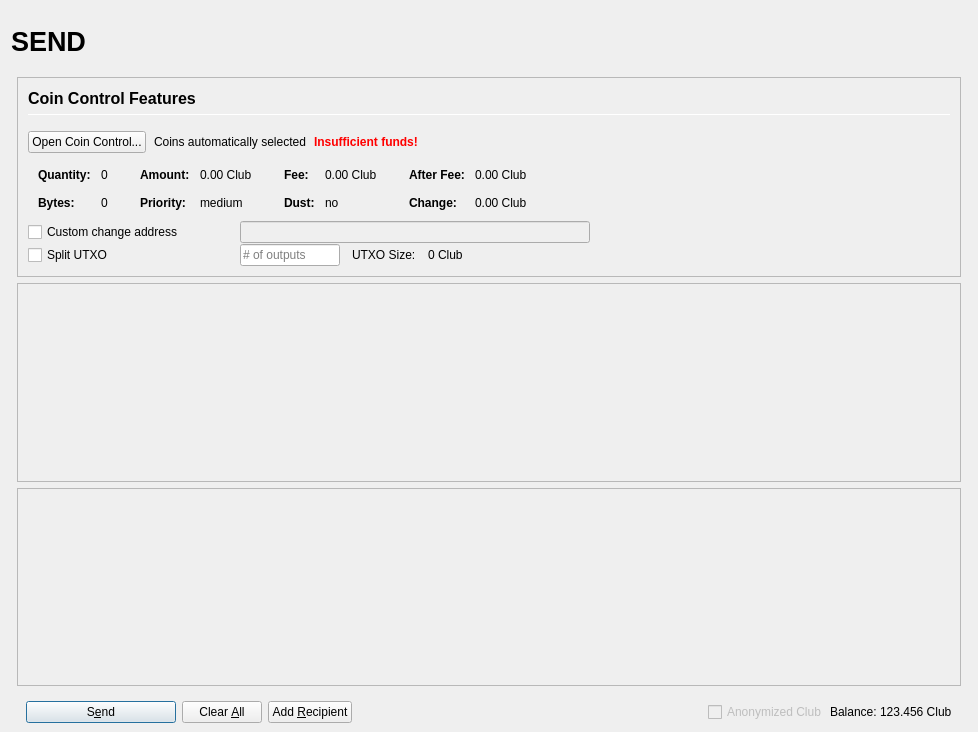
<?xml version="1.0" encoding="UTF-8"?>
<ui version="4.0">
 <class>SendCoinsDialog</class>
 <widget class="QDialog" name="SendCoinsDialog">
  <property name="enabled">
   <bool>true</bool>
  </property>
  <property name="geometry">
   <rect>
    <x>0</x>
    <y>0</y>
    <width>978</width>
    <height>732</height>
   </rect>
  </property>
  <property name="windowTitle">
   <string>Send Coins</string>
  </property>
  <layout class="QVBoxLayout" name="verticalLayout" stretch="0">
   <property name="bottomMargin">
    <number>9</number>
   </property>
   <item>
    <layout class="QVBoxLayout" name="verticalLayout_Master" stretch="0,1">
     <property name="spacing">
      <number>0</number>
     </property>
     <property name="leftMargin">
      <number>0</number>
     </property>
     <property name="topMargin">
      <number>0</number>
     </property>
     <property name="rightMargin">
      <number>0</number>
     </property>
     <property name="bottomMargin">
      <number>0</number>
     </property>
     <item>
      <widget class="QFrame" name="frame_Header">
       <layout class="QVBoxLayout" name="verticalLayout_Header" stretch="0">
        <property name="leftMargin">
         <number>0</number>
        </property>
        <property name="topMargin">
         <number>0</number>
        </property>
        <property name="rightMargin">
         <number>0</number>
        </property>
        <property name="bottomMargin">
         <number>0</number>
        </property>
        <item>
         <layout class="QHBoxLayout" name="horizontalLayout_Header" stretch="1,0,1">
          <property name="spacing">
           <number>6</number>
          </property>
          <item>
           <widget class="QLabel" name="labelOverviewHeaderLeft">
            <property name="minimumSize">
             <size>
              <width>464</width>
              <height>60</height>
             </size>
            </property>
            <property name="maximumSize">
             <size>
              <width>16777215</width>
              <height>60</height>
             </size>
            </property>
            <property name="font">
             <font>
              <pointsize>20</pointsize>
              <weight>75</weight>
              <bold>true</bold>
             </font>
            </property>
            <property name="text">
             <string>SEND</string>
            </property>
            <property name="alignment">
             <set>Qt::AlignLeading|Qt::AlignLeft|Qt::AlignVCenter</set>
            </property>
           </widget>
          </item>
          <item>
           <spacer name="horizontalSpacer_Header">
            <property name="orientation">
             <enum>Qt::Horizontal</enum>
            </property>
            <property name="sizeHint" stdset="0">
             <size>
              <width>40</width>
              <height>20</height>
             </size>
            </property>
           </spacer>
          </item>
          <item>
           <widget class="QLabel" name="labelOverviewHeaderRight">
            <property name="minimumSize">
             <size>
              <width>464</width>
              <height>60</height>
             </size>
            </property>
            <property name="maximumSize">
             <size>
              <width>16777215</width>
              <height>60</height>
             </size>
            </property>
            <property name="font">
             <font>
              <pointsize>14</pointsize>
             </font>
            </property>
            <property name="text">
             <string/>
            </property>
            <property name="alignment">
             <set>Qt::AlignRight|Qt::AlignTrailing|Qt::AlignVCenter</set>
            </property>
           </widget>
          </item>
         </layout>
        </item>
       </layout>
      </widget>
     </item>
     <item>
      <widget class="QFrame" name="frame_BG">
       <property name="minimumSize">
        <size>
         <width>0</width>
         <height>0</height>
        </size>
       </property>
       <layout class="QVBoxLayout" name="layout_BG" stretch="0,0,0,0">
        <property name="leftMargin">
         <number>6</number>
        </property>
        <property name="topMargin">
         <number>6</number>
        </property>
        <property name="rightMargin">
         <number>6</number>
        </property>
        <property name="bottomMargin">
         <number>0</number>
        </property>
        <item>
         <widget class="QFrame" name="frameCoinControl">
          <property name="sizePolicy">
           <sizepolicy hsizetype="Expanding" vsizetype="Expanding">
            <horstretch>0</horstretch>
            <verstretch>0</verstretch>
           </sizepolicy>
          </property>
          <property name="maximumSize">
           <size>
            <width>16777215</width>
            <height>16777215</height>
           </size>
          </property>
          <property name="frameShape">
           <enum>QFrame::StyledPanel</enum>
          </property>
          <property name="frameShadow">
           <enum>QFrame::Sunken</enum>
          </property>
          <layout class="QVBoxLayout" name="verticalLayoutCoinControl2">
           <property name="spacing">
            <number>0</number>
           </property>
           <property name="leftMargin">
            <number>0</number>
           </property>
           <property name="topMargin">
            <number>0</number>
           </property>
           <property name="rightMargin">
            <number>0</number>
           </property>
           <property name="bottomMargin">
            <number>0</number>
           </property>
           <item>
            <widget class="QFrame" name="frameCoinControl_BG">
             <layout class="QVBoxLayout" name="verticalLayoutCoinControl" stretch="0,0,0,0,0,0">
              <property name="spacing">
               <number>1</number>
              </property>
              <property name="leftMargin">
               <number>10</number>
              </property>
              <property name="topMargin">
               <number>10</number>
              </property>
              <item>
               <layout class="QHBoxLayout" name="horizontalLayoutCoinControl1">
                <property name="bottomMargin">
                 <number>15</number>
                </property>
                <item>
                 <layout class="QVBoxLayout" name="verticalLayout_3">
                  <property name="spacing">
                   <number>6</number>
                  </property>
                  <item>
                   <widget class="QLabel" name="labelCoinControlFeatures">
                    <property name="sizePolicy">
                     <sizepolicy hsizetype="Preferred" vsizetype="Maximum">
                      <horstretch>0</horstretch>
                      <verstretch>0</verstretch>
                     </sizepolicy>
                    </property>
                    <property name="minimumSize">
                     <size>
                      <width>0</width>
                      <height>20</height>
                     </size>
                    </property>
                    <property name="font">
                     <font>
                      <pointsize>12</pointsize>
                      <weight>75</weight>
                      <bold>true</bold>
                     </font>
                    </property>
                    <property name="styleSheet">
                     <string notr="true">font-weight:bold;</string>
                    </property>
                    <property name="text">
                     <string>Coin Control Features</string>
                    </property>
                   </widget>
                  </item>
                  <item>
                   <widget class="Line" name="line">
                    <property name="minimumSize">
                     <size>
                      <width>0</width>
                      <height>1</height>
                     </size>
                    </property>
                    <property name="maximumSize">
                     <size>
                      <width>16777215</width>
                      <height>1</height>
                     </size>
                    </property>
                    <property name="orientation">
                     <enum>Qt::Horizontal</enum>
                    </property>
                   </widget>
                  </item>
                 </layout>
                </item>
               </layout>
              </item>
              <item>
               <layout class="QHBoxLayout" name="horizontalLayoutCoinControl2" stretch="0,0,0,0">
                <property name="spacing">
                 <number>8</number>
                </property>
                <property name="bottomMargin">
                 <number>10</number>
                </property>
                <item>
                 <widget class="QPushButton" name="pushButtonCoinControl">
                  <property name="styleSheet">
                   <string notr="true"/>
                  </property>
                  <property name="text">
                   <string>Open Coin Control...</string>
                  </property>
                  <property name="autoDefault">
                   <bool>false</bool>
                  </property>
                 </widget>
                </item>
                <item>
                 <widget class="QLabel" name="labelCoinControlAutomaticallySelected">
                  <property name="text">
                   <string>Coins automatically selected</string>
                  </property>
                  <property name="margin">
                   <number>5</number>
                  </property>
                 </widget>
                </item>
                <item>
                 <widget class="QLabel" name="labelCoinControlInsuffFunds">
                  <property name="font">
                   <font>
                    <weight>75</weight>
                    <bold>true</bold>
                   </font>
                  </property>
                  <property name="styleSheet">
                   <string notr="true">color:red;font-weight:bold;</string>
                  </property>
                  <property name="text">
                   <string>Insufficient funds!</string>
                  </property>
                  <property name="margin">
                   <number>5</number>
                  </property>
                 </widget>
                </item>
                <item>
                 <spacer name="horizontalSpacerCoinControl">
                  <property name="orientation">
                   <enum>Qt::Horizontal</enum>
                  </property>
                  <property name="sizeHint" stdset="0">
                   <size>
                    <width>40</width>
                    <height>1</height>
                   </size>
                  </property>
                 </spacer>
                </item>
               </layout>
              </item>
              <item>
               <widget class="QWidget" name="widgetCoinControl" native="true">
                <property name="sizePolicy">
                 <sizepolicy hsizetype="Preferred" vsizetype="Preferred">
                  <horstretch>0</horstretch>
                  <verstretch>0</verstretch>
                 </sizepolicy>
                </property>
                <property name="minimumSize">
                 <size>
                  <width>0</width>
                  <height>0</height>
                 </size>
                </property>
                <property name="styleSheet">
                 <string notr="true"/>
                </property>
                <layout class="QHBoxLayout" name="horizontalLayoutCoinControl5">
                 <property name="leftMargin">
                  <number>0</number>
                 </property>
                 <property name="topMargin">
                  <number>0</number>
                 </property>
                 <property name="rightMargin">
                  <number>0</number>
                 </property>
                 <property name="bottomMargin">
                  <number>0</number>
                 </property>
                 <item>
                  <layout class="QHBoxLayout" name="horizontalLayoutCoinControl3" stretch="0,0,0,1">
                   <property name="spacing">
                    <number>20</number>
                   </property>
                   <property name="topMargin">
                    <number>0</number>
                   </property>
                   <property name="bottomMargin">
                    <number>10</number>
                   </property>
                   <item>
                    <layout class="QFormLayout" name="formLayoutCoinControl1">
                     <property name="horizontalSpacing">
                      <number>10</number>
                     </property>
                     <property name="verticalSpacing">
                      <number>14</number>
                     </property>
                     <property name="leftMargin">
                      <number>10</number>
                     </property>
                     <property name="topMargin">
                      <number>4</number>
                     </property>
                     <property name="rightMargin">
                      <number>6</number>
                     </property>
                     <item row="0" column="0">
                      <widget class="QLabel" name="labelCoinControlQuantityText">
                       <property name="font">
                        <font>
                         <weight>75</weight>
                         <bold>true</bold>
                        </font>
                       </property>
                       <property name="text">
                        <string>Quantity:</string>
                       </property>
                       <property name="margin">
                        <number>0</number>
                       </property>
                      </widget>
                     </item>
                     <item row="0" column="1">
                      <widget class="QLabel" name="labelCoinControlQuantity">
                       <property name="cursor">
                        <cursorShape>IBeamCursor</cursorShape>
                       </property>
                       <property name="contextMenuPolicy">
                        <enum>Qt::ActionsContextMenu</enum>
                       </property>
                       <property name="text">
                        <string notr="true">0</string>
                       </property>
                       <property name="margin">
                        <number>0</number>
                       </property>
                       <property name="textInteractionFlags">
                        <set>Qt::LinksAccessibleByMouse|Qt::TextSelectableByKeyboard|Qt::TextSelectableByMouse</set>
                       </property>
                      </widget>
                     </item>
                     <item row="1" column="0">
                      <widget class="QLabel" name="labelCoinControlBytesText">
                       <property name="font">
                        <font>
                         <weight>75</weight>
                         <bold>true</bold>
                        </font>
                       </property>
                       <property name="text">
                        <string>Bytes:</string>
                       </property>
                      </widget>
                     </item>
                     <item row="1" column="1">
                      <widget class="QLabel" name="labelCoinControlBytes">
                       <property name="cursor">
                        <cursorShape>IBeamCursor</cursorShape>
                       </property>
                       <property name="contextMenuPolicy">
                        <enum>Qt::ActionsContextMenu</enum>
                       </property>
                       <property name="text">
                        <string notr="true">0</string>
                       </property>
                       <property name="textInteractionFlags">
                        <set>Qt::LinksAccessibleByMouse|Qt::TextSelectableByKeyboard|Qt::TextSelectableByMouse</set>
                       </property>
                      </widget>
                     </item>
                    </layout>
                   </item>
                   <item>
                    <layout class="QFormLayout" name="formLayoutCoinControl2">
                     <property name="horizontalSpacing">
                      <number>10</number>
                     </property>
                     <property name="verticalSpacing">
                      <number>14</number>
                     </property>
                     <property name="leftMargin">
                      <number>6</number>
                     </property>
                     <property name="topMargin">
                      <number>4</number>
                     </property>
                     <property name="rightMargin">
                      <number>6</number>
                     </property>
                     <item row="0" column="0">
                      <widget class="QLabel" name="labelCoinControlAmountText">
                       <property name="font">
                        <font>
                         <weight>75</weight>
                         <bold>true</bold>
                        </font>
                       </property>
                       <property name="text">
                        <string>Amount:</string>
                       </property>
                       <property name="margin">
                        <number>0</number>
                       </property>
                      </widget>
                     </item>
                     <item row="0" column="1">
                      <widget class="QLabel" name="labelCoinControlAmount">
                       <property name="cursor">
                        <cursorShape>IBeamCursor</cursorShape>
                       </property>
                       <property name="contextMenuPolicy">
                        <enum>Qt::ActionsContextMenu</enum>
                       </property>
                       <property name="text">
                        <string notr="true">0.00 Club</string>
                       </property>
                       <property name="textInteractionFlags">
                        <set>Qt::LinksAccessibleByMouse|Qt::TextSelectableByKeyboard|Qt::TextSelectableByMouse</set>
                       </property>
                      </widget>
                     </item>
                     <item row="1" column="0">
                      <widget class="QLabel" name="labelCoinControlPriorityText">
                       <property name="font">
                        <font>
                         <weight>75</weight>
                         <bold>true</bold>
                        </font>
                       </property>
                       <property name="text">
                        <string>Priority:</string>
                       </property>
                      </widget>
                     </item>
                     <item row="1" column="1">
                      <widget class="QLabel" name="labelCoinControlPriority">
                       <property name="cursor">
                        <cursorShape>IBeamCursor</cursorShape>
                       </property>
                       <property name="contextMenuPolicy">
                        <enum>Qt::ActionsContextMenu</enum>
                       </property>
                       <property name="text">
                        <string>medium</string>
                       </property>
                       <property name="textInteractionFlags">
                        <set>Qt::LinksAccessibleByMouse|Qt::TextSelectableByKeyboard|Qt::TextSelectableByMouse</set>
                       </property>
                      </widget>
                     </item>
                    </layout>
                   </item>
                   <item>
                    <layout class="QFormLayout" name="formLayoutCoinControl3">
                     <property name="horizontalSpacing">
                      <number>10</number>
                     </property>
                     <property name="verticalSpacing">
                      <number>14</number>
                     </property>
                     <property name="leftMargin">
                      <number>6</number>
                     </property>
                     <property name="topMargin">
                      <number>4</number>
                     </property>
                     <property name="rightMargin">
                      <number>6</number>
                     </property>
                     <item row="0" column="0">
                      <widget class="QLabel" name="labelCoinControlFeeText">
                       <property name="font">
                        <font>
                         <weight>75</weight>
                         <bold>true</bold>
                        </font>
                       </property>
                       <property name="text">
                        <string>Fee:</string>
                       </property>
                       <property name="margin">
                        <number>0</number>
                       </property>
                      </widget>
                     </item>
                     <item row="0" column="1">
                      <widget class="QLabel" name="labelCoinControlFee">
                       <property name="cursor">
                        <cursorShape>IBeamCursor</cursorShape>
                       </property>
                       <property name="contextMenuPolicy">
                        <enum>Qt::ActionsContextMenu</enum>
                       </property>
                       <property name="text">
                        <string notr="true">0.00 Club</string>
                       </property>
                       <property name="textInteractionFlags">
                        <set>Qt::LinksAccessibleByMouse|Qt::TextSelectableByKeyboard|Qt::TextSelectableByMouse</set>
                       </property>
                      </widget>
                     </item>
                     <item row="1" column="0">
                      <widget class="QLabel" name="labelCoinControlLowOutputText">
                       <property name="font">
                        <font>
                         <weight>75</weight>
                         <bold>true</bold>
                        </font>
                       </property>
                       <property name="text">
                        <string>Dust:</string>
                       </property>
                      </widget>
                     </item>
                     <item row="1" column="1">
                      <widget class="QLabel" name="labelCoinControlLowOutput">
                       <property name="cursor">
                        <cursorShape>IBeamCursor</cursorShape>
                       </property>
                       <property name="contextMenuPolicy">
                        <enum>Qt::ActionsContextMenu</enum>
                       </property>
                       <property name="text">
                        <string>no</string>
                       </property>
                       <property name="textInteractionFlags">
                        <set>Qt::LinksAccessibleByMouse|Qt::TextSelectableByKeyboard|Qt::TextSelectableByMouse</set>
                       </property>
                      </widget>
                     </item>
                    </layout>
                   </item>
                   <item>
                    <layout class="QFormLayout" name="formLayoutCoinControl4">
                     <property name="horizontalSpacing">
                      <number>10</number>
                     </property>
                     <property name="verticalSpacing">
                      <number>14</number>
                     </property>
                     <property name="leftMargin">
                      <number>6</number>
                     </property>
                     <property name="topMargin">
                      <number>4</number>
                     </property>
                     <property name="rightMargin">
                      <number>6</number>
                     </property>
                     <item row="0" column="0">
                      <widget class="QLabel" name="labelCoinControlAfterFeeText">
                       <property name="font">
                        <font>
                         <weight>75</weight>
                         <bold>true</bold>
                        </font>
                       </property>
                       <property name="text">
                        <string>After Fee:</string>
                       </property>
                       <property name="margin">
                        <number>0</number>
                       </property>
                      </widget>
                     </item>
                     <item row="0" column="1">
                      <widget class="QLabel" name="labelCoinControlAfterFee">
                       <property name="cursor">
                        <cursorShape>IBeamCursor</cursorShape>
                       </property>
                       <property name="contextMenuPolicy">
                        <enum>Qt::ActionsContextMenu</enum>
                       </property>
                       <property name="text">
                        <string notr="true">0.00 Club</string>
                       </property>
                       <property name="textInteractionFlags">
                        <set>Qt::LinksAccessibleByMouse|Qt::TextSelectableByKeyboard|Qt::TextSelectableByMouse</set>
                       </property>
                      </widget>
                     </item>
                     <item row="1" column="0">
                      <widget class="QLabel" name="labelCoinControlChangeText">
                       <property name="font">
                        <font>
                         <weight>75</weight>
                         <bold>true</bold>
                        </font>
                       </property>
                       <property name="text">
                        <string>Change:</string>
                       </property>
                      </widget>
                     </item>
                     <item row="1" column="1">
                      <widget class="QLabel" name="labelCoinControlChange">
                       <property name="cursor">
                        <cursorShape>IBeamCursor</cursorShape>
                       </property>
                       <property name="contextMenuPolicy">
                        <enum>Qt::ActionsContextMenu</enum>
                       </property>
                       <property name="text">
                        <string notr="true">0.00 Club</string>
                       </property>
                       <property name="textInteractionFlags">
                        <set>Qt::LinksAccessibleByMouse|Qt::TextSelectableByKeyboard|Qt::TextSelectableByMouse</set>
                       </property>
                      </widget>
                     </item>
                    </layout>
                   </item>
                  </layout>
                 </item>
                </layout>
               </widget>
              </item>
              <item>
               <layout class="QHBoxLayout" name="horizontalLayoutCoinControl4">
                <property name="spacing">
                 <number>12</number>
                </property>
                <property name="sizeConstraint">
                 <enum>QLayout::SetDefaultConstraint</enum>
                </property>
                <property name="topMargin">
                 <number>0</number>
                </property>
                <property name="rightMargin">
                 <number>0</number>
                </property>
                <item>
                 <widget class="QCheckBox" name="checkBoxCoinControlChange">
                  <property name="sizePolicy">
                   <sizepolicy hsizetype="Preferred" vsizetype="Preferred">
                    <horstretch>0</horstretch>
                    <verstretch>0</verstretch>
                   </sizepolicy>
                  </property>
                  <property name="minimumSize">
                   <size>
                    <width>200</width>
                    <height>0</height>
                   </size>
                  </property>
                  <property name="maximumSize">
                   <size>
                    <width>200</width>
                    <height>16777215</height>
                   </size>
                  </property>
                  <property name="toolTip">
                   <string>If this is activated, but the change address is empty or invalid, change will be sent to a newly generated address.</string>
                  </property>
                  <property name="text">
                   <string>Custom change address</string>
                  </property>
                 </widget>
                </item>
                <item>
                 <widget class="QValidatedLineEdit" name="lineEditCoinControlChange">
                  <property name="enabled">
                   <bool>false</bool>
                  </property>
                  <property name="sizePolicy">
                   <sizepolicy hsizetype="Preferred" vsizetype="Preferred">
                    <horstretch>0</horstretch>
                    <verstretch>0</verstretch>
                   </sizepolicy>
                  </property>
                  <property name="minimumSize">
                   <size>
                    <width>300</width>
                    <height>0</height>
                   </size>
                  </property>
                 </widget>
                </item>
                <item>
                 <widget class="QLabel" name="labelCoinControlChangeLabel">
                  <property name="sizePolicy">
                   <sizepolicy hsizetype="Preferred" vsizetype="Preferred">
                    <horstretch>0</horstretch>
                    <verstretch>0</verstretch>
                   </sizepolicy>
                  </property>
                  <property name="minimumSize">
                   <size>
                    <width>100</width>
                    <height>0</height>
                   </size>
                  </property>
                  <property name="text">
                   <string/>
                  </property>
                  <property name="margin">
                   <number>3</number>
                  </property>
                 </widget>
                </item>
               </layout>
              </item>
              <item>
               <layout class="QHBoxLayout" name="horizontalLayoutCoinControl6">
                <property name="spacing">
                 <number>12</number>
                </property>
                <property name="rightMargin">
                 <number>0</number>
                </property>
                <item>
                 <widget class="QCheckBox" name="splitBlockCheckBox">
                  <property name="sizePolicy">
                   <sizepolicy hsizetype="Preferred" vsizetype="Preferred">
                    <horstretch>0</horstretch>
                    <verstretch>0</verstretch>
                   </sizepolicy>
                  </property>
                  <property name="minimumSize">
                   <size>
                    <width>200</width>
                    <height>0</height>
                   </size>
                  </property>
                  <property name="maximumSize">
                   <size>
                    <width>200</width>
                    <height>16777215</height>
                   </size>
                  </property>
                  <property name="text">
                   <string>Split UTXO</string>
                  </property>
                 </widget>
                </item>
                <item>
                 <widget class="QLineEdit" name="splitBlockLineEdit">
                  <property name="sizePolicy">
                   <sizepolicy hsizetype="Preferred" vsizetype="Preferred">
                    <horstretch>50</horstretch>
                    <verstretch>0</verstretch>
                   </sizepolicy>
                  </property>
                  <property name="minimumSize">
                   <size>
                    <width>100</width>
                    <height>0</height>
                   </size>
                  </property>
                  <property name="maximumSize">
                   <size>
                    <width>100</width>
                    <height>16777215</height>
                   </size>
                  </property>
                  <property name="placeholderText">
                   <string># of outputs</string>
                  </property>
                 </widget>
                </item>
                <item>
                 <widget class="QLabel" name="labelBlockSizeText">
                  <property name="text">
                   <string>UTXO Size:</string>
                  </property>
                 </widget>
                </item>
                <item>
                 <widget class="QLabel" name="labelBlockSize">
                  <property name="text">
                   <string>0 Club</string>
                  </property>
                 </widget>
                </item>
                <item>
                 <spacer name="horizontalSpacer_7">
                  <property name="orientation">
                   <enum>Qt::Horizontal</enum>
                  </property>
                  <property name="sizeHint" stdset="0">
                   <size>
                    <width>40</width>
                    <height>20</height>
                   </size>
                  </property>
                 </spacer>
                </item>
               </layout>
              </item>
              <item>
               <spacer name="verticalSpacerCoinControl">
                <property name="orientation">
                 <enum>Qt::Vertical</enum>
                </property>
                <property name="sizeHint" stdset="0">
                 <size>
                  <width>800</width>
                  <height>1</height>
                 </size>
                </property>
               </spacer>
              </item>
             </layout>
            </widget>
           </item>
          </layout>
         </widget>
        </item>
        <item>
         <widget class="QScrollArea" name="scrollArea">
          <property name="widgetResizable">
           <bool>true</bool>
          </property>
          <widget class="QWidget" name="scrollAreaWidgetContents">
           <property name="geometry">
            <rect>
             <x>0</x>
             <y>0</y>
             <width>938</width>
             <height>166</height>
            </rect>
           </property>
           <layout class="QVBoxLayout" name="verticalLayout_2" stretch="0,1">
            <property name="leftMargin">
             <number>0</number>
            </property>
            <property name="topMargin">
             <number>0</number>
            </property>
            <property name="rightMargin">
             <number>0</number>
            </property>
            <property name="bottomMargin">
             <number>0</number>
            </property>
            <item>
             <layout class="QVBoxLayout" name="entries">
              <property name="spacing">
               <number>6</number>
              </property>
             </layout>
            </item>
            <item>
             <spacer name="verticalSpacer">
              <property name="orientation">
               <enum>Qt::Vertical</enum>
              </property>
              <property name="sizeHint" stdset="0">
               <size>
                <width>20</width>
                <height>40</height>
               </size>
              </property>
             </spacer>
            </item>
           </layout>
          </widget>
         </widget>
        </item>
        <item>
         <widget class="QFrame" name="frameFee">
          <property name="sizePolicy">
           <sizepolicy hsizetype="Expanding" vsizetype="Expanding">
            <horstretch>0</horstretch>
            <verstretch>0</verstretch>
           </sizepolicy>
          </property>
          <property name="maximumSize">
           <size>
            <width>16777215</width>
            <height>16777215</height>
           </size>
          </property>
          <property name="frameShape">
           <enum>QFrame::StyledPanel</enum>
          </property>
          <property name="frameShadow">
           <enum>QFrame::Sunken</enum>
          </property>
          <layout class="QVBoxLayout" name="verticalLayoutFee1">
           <property name="spacing">
            <number>0</number>
           </property>
           <property name="leftMargin">
            <number>0</number>
           </property>
           <property name="topMargin">
            <number>0</number>
           </property>
           <property name="rightMargin">
            <number>0</number>
           </property>
           <property name="bottomMargin">
            <number>0</number>
           </property>
           <item>
            <layout class="QVBoxLayout" name="verticalLayoutFee2" stretch="0">
             <property name="spacing">
              <number>0</number>
             </property>
             <property name="leftMargin">
              <number>6</number>
             </property>
             <property name="topMargin">
              <number>0</number>
             </property>
             <property name="rightMargin">
              <number>6</number>
             </property>
             <item>
              <widget class="QFrame" name="frameFeeSelection">
               <layout class="QVBoxLayout" name="verticalLayoutFee12">
                <property name="spacing">
                 <number>0</number>
                </property>
                <property name="leftMargin">
                 <number>0</number>
                </property>
                <property name="topMargin">
                 <number>0</number>
                </property>
                <property name="rightMargin">
                 <number>0</number>
                </property>
                <property name="bottomMargin">
                 <number>0</number>
                </property>
               </layout>
              </widget>
             </item>
            </layout>
           </item>
          </layout>
         </widget>
        </item>
        <item>
         <widget class="QFrame" name="frame_Send">
          <layout class="QHBoxLayout" name="horizontalLayout">
           <property name="bottomMargin">
            <number>0</number>
           </property>
           <item>
            <widget class="QPushButton" name="sendButton">
             <property name="minimumSize">
              <size>
               <width>150</width>
               <height>0</height>
              </size>
             </property>
             <property name="toolTip">
              <string>Confirm the send action</string>
             </property>
             <property name="text">
              <string>S&amp;end</string>
             </property>
             <property name="icon">
              <iconset>
               <normaloff>:/icons/send</normaloff>:/icons/send</iconset>
             </property>
             <property name="autoDefault">
              <bool>false</bool>
             </property>
             <property name="default">
              <bool>true</bool>
             </property>
            </widget>
           </item>
           <item>
            <widget class="QPushButton" name="clearButton">
             <property name="sizePolicy">
              <sizepolicy hsizetype="Minimum" vsizetype="Fixed">
               <horstretch>0</horstretch>
               <verstretch>0</verstretch>
              </sizepolicy>
             </property>
             <property name="toolTip">
              <string>Clear all fields of the form.</string>
             </property>
             <property name="text">
              <string>Clear &amp;All</string>
             </property>
             <property name="icon">
              <iconset>
               <normaloff>:/icons/remove</normaloff>:/icons/remove</iconset>
             </property>
             <property name="autoDefault">
              <bool>false</bool>
             </property>
            </widget>
           </item>
           <item>
            <widget class="QPushButton" name="addButton">
             <property name="toolTip">
              <string>Send to multiple recipients at once</string>
             </property>
             <property name="text">
              <string>Add &amp;Recipient</string>
             </property>
             <property name="icon">
              <iconset>
               <normaloff>:/icons/add</normaloff>:/icons/add</iconset>
             </property>
             <property name="autoDefault">
              <bool>false</bool>
             </property>
            </widget>
           </item>
           <item>
            <spacer name="horizontalSpacer">
             <property name="orientation">
              <enum>Qt::Horizontal</enum>
             </property>
             <property name="sizeHint" stdset="0">
              <size>
               <width>40</width>
               <height>20</height>
              </size>
             </property>
            </spacer>
           </item>
           <item>
            <layout class="QHBoxLayout" name="horizontalLayout_2">
             <property name="spacing">
              <number>3</number>
             </property>
             <item>
              <widget class="QCheckBox" name="checkZKP">
               <property name="enabled">
                <bool>false</bool>
               </property>
               <property name="text">
                <string>Anonymized Club</string>
               </property>
              </widget>
             </item>
             <item>
              <widget class="QLabel" name="label">
               <property name="text">
                <string>Balance:</string>
               </property>
              </widget>
             </item>
             <item>
              <widget class="QLabel" name="labelBalance">
               <property name="sizePolicy">
                <sizepolicy hsizetype="Preferred" vsizetype="Fixed">
                 <horstretch>0</horstretch>
                 <verstretch>0</verstretch>
                </sizepolicy>
               </property>
               <property name="cursor">
                <cursorShape>IBeamCursor</cursorShape>
               </property>
               <property name="text">
                <string notr="true">123.456 Club</string>
               </property>
               <property name="textInteractionFlags">
                <set>Qt::LinksAccessibleByMouse|Qt::TextSelectableByKeyboard|Qt::TextSelectableByMouse</set>
               </property>
              </widget>
             </item>
            </layout>
           </item>
          </layout>
         </widget>
        </item>
       </layout>
      </widget>
     </item>
    </layout>
   </item>
  </layout>
 </widget>
 <customwidgets>
  <customwidget>
   <class>QValidatedLineEdit</class>
   <extends>QLineEdit</extends>
   <header>qvalidatedlineedit.h</header>
  </customwidget>
 </customwidgets>
 <resources>
  <include location="../pivx.qrc"/>
 </resources>
 <connections/>
 <buttongroups>
  <buttongroup name="groupCustomFee"/>
  <buttongroup name="groupFee"/>
 </buttongroups>
</ui>
